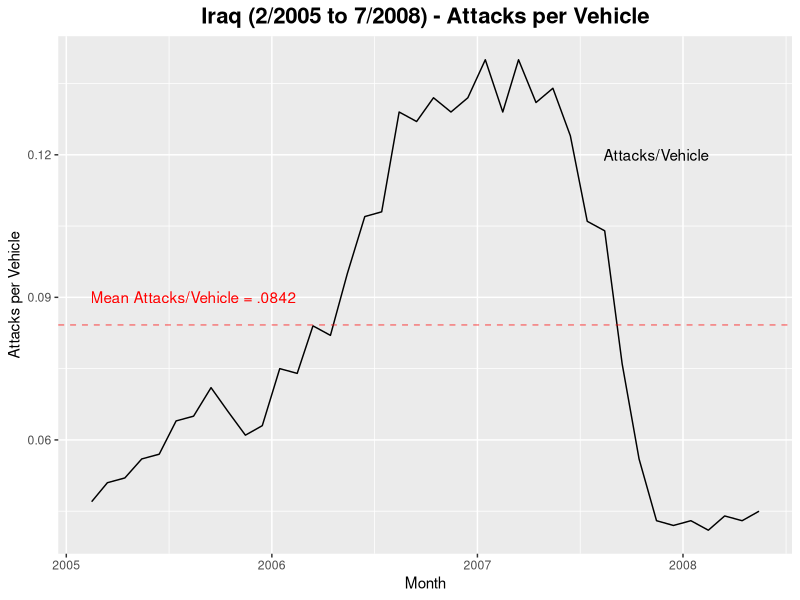
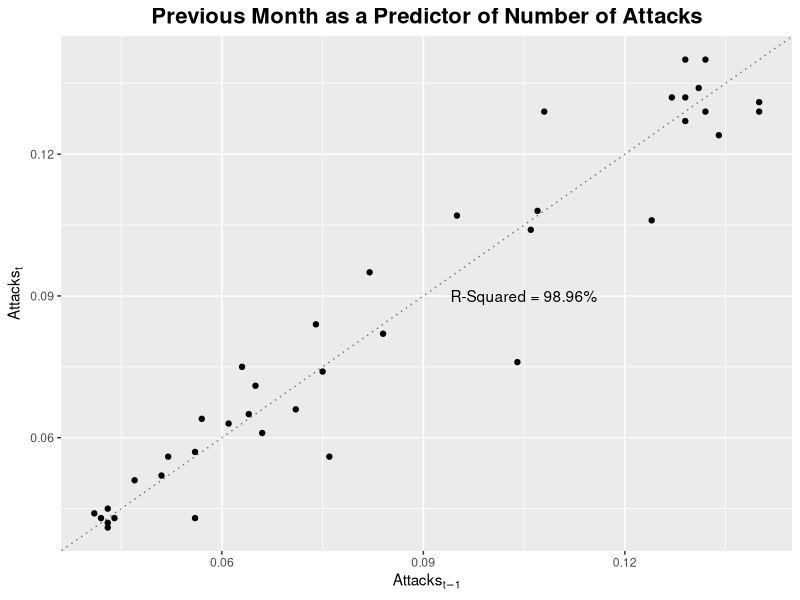

These charts were generated, in order, by the following R code: (Note: this script raises an error after producing the figures.)
library(reshape2)
library(dplyr)
library(ggplot2)
library(data.table)
library(tidyverse)
library(gridExtra)

####  Iraq Historical Data ####
iraq_months            <- c(1:40)                                                   # Number of months of data
iraq_dates             <- seq(as.Date("2005/2/15"), by = "month", length.out = 40)  # Dates Data is collected
iraq_attackspervehicle <- c(0.047,0.051,0.052,0.056,0.057,                          # Attacks per month.  Used # of attacks/# of soldiers/ 4 Vehicles per soldier
                            0.064,0.065,0.071,0.066,0.061,
                            0.063,0.075,0.074,0.084,0.082,
                            0.095,0.107,0.108,0.129,0.127,
                            0.132,0.129,0.132,0.140,0.129,
                            0.140,0.131,0.134,0.124,0.106,
                            0.104,0.076,0.056,0.043,0.042,
                            0.043,0.041,0.044,0.043,0.045)

df_iraqattacks         <- data.frame(iraq_months, as.Date(iraq_dates), iraq_attackspervehicle)  #Merge into data frame

####Calculate mean number of attacks####
iraq_meanattacks <- mean(df_iraqattacks$iraq_attackspervehicle)

####Plot Attacks per Vehicle####
ggplot(df_iraqattacks, aes(x = as.Date(iraq_dates), y = iraq_attackspervehicle)) + 
  geom_line() + 
  geom_hline(yintercept = iraq_meanattacks, color = "red", linetype = 2, alpha = .5) + 
  annotate("text", x = as.Date("2007/11/15"), y = .12, label = "Attacks/Vehicle") + 
  annotate("text", x = as.Date("2005/8/15"), y = .09, label = "Mean Attacks/Vehicle = .0842", color = "red") +
  ggtitle('Iraq (2/2005 to 7/2008) - Attacks per Vehicle') + 
  theme(plot.title = element_text(size = 16, face = "bold", hjust = 0.5)) + 
  labs(x = "Month", y = "Attacks per Vehicle", face = "bold") + 
  theme(legend.position="none") + 
  scale_color_grey(end = .5) 


#Predictors
iraq_Xtminus1 <- c(0.047, 0.051, 0.052,0.056,0.057,0.064,0.065,0.071,0.066,0.061,0.063,0.075,0.074,0.084,0.082,0.095,0.107,0.108,0.129,0.127,0.132,0.129,0.132,0.140,0.129,0.140,0.131,0.134,0.124,0.106,0.104,0.076,0.056,0.043,0.042,0.043,0.041,0.044,0.043)
iraq_Xt       <- c(0.051, 0.052,0.056,0.057,0.064,0.065,0.071,0.066,0.061,0.063,0.075,0.074,0.084,0.082,0.095,0.107,0.108,0.129,0.127,0.132,0.129,0.132,0.140,0.129,0.140,0.131,0.134,0.124,0.106,0.104,0.076,0.056,0.043,0.042,0.043,0.041,0.044,0.043,0.045)

#Regression
iraq_reg               <- data.frame(iraq_Xtminus1, iraq_Xt)
iraq_reg$prediction    <- iraq_reg$iraq_Xtminus1 * 1
iraq_reg$residual      <- iraq_reg$iraq_Xt - iraq_reg$pred
iraq_reg$residsq       <- iraq_reg$residual^2
iraq_reg$squares       <- iraq_Xt^2

#Calculate R^2
iraq_sumresidsq        <- sum(iraq_reg$residsq)
iraq_sumsq             <- sum(iraq_reg$squares)
iraq_reg_rsquared      <- 1 - sum(iraq_sumresidsq)/sum(iraq_sumsq)
iraq_reg_rsquared

iraq_meanresid         <- mean(iraq_reg$residual)
iraq_stdevresid        <- sd(iraq_reg$residual)

###Plot of Regression####
ggplot(iraq_reg, aes(x = iraq_Xtminus1, y = iraq_Xt)) + 
  geom_point() + 
  geom_abline(slope = 1, intercept = 0, alpha = .5, linetype = 3, color = 'black') +
  labs(x = expression(Attacks[t-1]), y = expression(Attacks[t]), face = "bold") +
  ggtitle('Previous Month as a Predictor of Number of Attacks')  +
  annotate("text", x = .105, y = .09, label = "R-Squared = 98.96%") + 
  theme(plot.title = element_text(size = 16, face = "bold", hjust = 0.5)) 




####  Simulation ####
simruns  <- function(M, EE, unc, flex, design, armor2designpercentage, armor3designpercentage, delay) {
  
  ####  Simulation Initial Conditions  ####  
  set.seed(100)
  totalrvneeded                  <- M*132*4                            #Total number of unique random variables needed (total lines)
  discountrate                   <- .021                                #discount rate used
  totalruns                      <- M*4                                #Total runs M runs per each armor type (ex. M = 100, 400 total runs or 100 runs for each armor type)
  indexnumber                    <- 1:totalrvneeded                    #Used to index each indivdiual time period
  run                            <- rep(1:totalruns, each = 132)       #Indexes by run 
  month                          <- rep(1:132, M*4)                    #Loops 132months for every run
  armortype                      <- rep(1:4, each = M*132)             #Allocates armor type for each run
  
  ####  Armor Type Initial Conditions   ###
  
  #Initial Costs#
  armor1cost                     <- 4                                #Purchase Cost for Standard Armor
  armor2cost                     <- 4.1                                #Purchase Cost for Passive Armor
  armor3cost                     <- 4.5                                #Purchase Cost for Reactive Armor  
  armor4cost                     <- 5                                  #Purchase Cost for Robust Armor
  
  #Design Costs# 
  armor2designpercentage         <- .25                                                             #Percent Cost of design for Passive Armor  (Hook Cost)
  armor3designpercentage         <- .5                                                             #Percent Cost of design for Reactive Armor (Hook Cost)
  armor2design                   <- design * (armor2cost - armor1cost) * armor2designpercentage    #Design Cost for Passive Armor
  armor3design                   <- design * (armor3cost - armor1cost) * armor3designpercentage    #Design Cost for Reactive Armor
  
  #Armor Percent Improvement Levels#
  armor1improve                  <- 0                                  #Percent improvement over Standard Armor for Standard Armor (ITS THE SAME!)
  armor2improve                  <- .10                                #Percent improvement over Standard Armor for Passive Armor 
  armor3improve                  <- .40                                #Percent improvement over Standard Armor for Reactive Armor 
  armor4improve                  <- .70                                #Percent improvement over Standard Armor for Robust Armor 
  
  #Mission Type Random Variable##
  missiontypeRV                  <- rep(runif(M*4, min = 0, max = 1), each = 132)   #Creates a random variable to determine mission type for each run
  bogdwellRV                     <- rep(runif(M*4, min = 0, max = 6), each = 132)   #Creates a random variable to bog dwell for each run
  
  #Create Initial Data Frame
  df                             <- data.frame(indexnumber, run, month, armortype, missiontypeRV, bogdwellRV)
  
  #### Mission Type Assignments ####
  df$missiontype                 <- ifelse(df$missiontypeRV <= 1/3, 1,                   #Assigns Mission Type of LSCO (1) with probability of 1/3 
                                           ifelse(df$missiontypeRV <= 2/3, 2,            #Assigns Mission Type of CRLCO (2) with probability of 1/3 
                                                  ifelse(df$missiontypeRV <= 1, 3,4)))   #Assigns Mission Type of MEDCL (3) with probability of 1/3 
  
  #### Bogdwell assignments ####
  df$bogdwell                    <- ifelse(df$missiontype == 1 & df$bogdwellRV <= 2, 1,                  #Assigns bogwell conditions based on the mission type and bogdwellrv
                                           ifelse(df$missiontype == 1 & df$bogdwellRV <= 4, 2,
                                                  ifelse(df$missiontype == 1 & df$bogdwellRV <= 6, 3, 
                                                         ifelse(df$missiontype == 2 & df$bogdwellRV <= 3, 3, 4))))
  
  #### Builds BOGDWELL Scenarios ####
  bdmonth                        <- rep(1:132, 4)
  #br                            <- rep(1:4, each = 132)
  bog                            <- c(1,1,1,1,1,1,1,1,1,1,1,1)                                             #Represents 12 months of deloyment
  dwell                          <- c(0,0,0,0,0,0,0,0,0,0,0,0)                                             #Represents 12 months of deloyment   
  bogdwell1                      <- c(dwell, bog,dwell,bog,dwell,bog,dwell,bog,dwell,bog, dwell)           #Represents 1:1 BOG:Dwell Ratio
  bogdwell2                      <- c(dwell, bog,dwell,dwell,bog,dwell,dwell,bog,dwell,dwell, bog)         #Represents 1:2 BOG:Dwell Ratio  
  bogdwell3                      <- c(dwell, bog,dwell,dwell,dwell,bog,dwell,dwell,dwell,bog, dwell)       #Represents 1:3 BOG:Dwell Ratio
  bogdwell4                      <- c(dwell, bog,dwell,dwell,dwell, dwell, bog,dwell,dwell,dwell,dwell)    #Represents 1:4 BOG:Dwell Ratio
  
  #### Deployment assignements per scenario ####
  df$deployed                    <- ifelse(df$bogdwell == 1, bogdwell1[bdmonth],                          #Lookup deployment in a given month based on the scenario selected above
                                           ifelse(df$bogdwell == 2, bogdwell2[bdmonth],
                                                  ifelse(df$bogdwell == 3, bogdwell3[bdmonth],
                                                         ifelse(df$bogdwell == 4, bogdwell4[bdmonth], NA))))
  
  #### Set in initial attack parameters and Base Attack Parameters  ####
  df$baselineattack              <- ifelse(df$missiontype == 1, iraq_meanattacks,                          #Sets the attacks per month in LSCO based on the mean of Iraq Attacks
                                           ifelse(df$missiontype == 2, iraq_meanattacks/2, 0))             #Sets the attacks per month in CRLCO based on the mean/2 of Iraq Attacks
  
  #### Create Uncertainty Attack parameters  ####
  attackrv                       <- runif(4*M*132, 0, 1)                                                             #Creates the RV Vector for attack start point
  df$initialattackrv             <- ifelse(df$month == 1, attackrv[indexnumber], 0)                                  #Assigns initial attack RV at Month = 1
  df$initialmonthlyattack        <- ifelse(df$missiontype == 1, .5*iraq_meanattacks + iraq_meanattacks*df$initialattackrv,     #Creates LSCO initial attack condition between iraq attacks with potential for a 50% increase or decrease to start
                                           ifelse(df$missiontype == 2, iraq_meanattacks*df$initialattackrv, 0))                     #Creates CRLCO initial attack condtion between 0 and iraq mean
  df$attackstart                 <- ifelse(df$month == 1, df$initialmonthlyattack[indexnumber], 0)         #creates monthly start
  df$attackerror                 <- rnorm(totalrvneeded, iraq_meanresid, iraq_stdevresid)                    #Determines monthly random error from Iraq scenario
  df$attacknew                   <- df$attackstart + df$attackerror                                        #Incorporates error into attack variable 
  df                             <- data.table(df)                                                         #reestablishes DF
  df[, monthlyattacks := cumsum(attacknew), by=list(run)]                                                  #creates cumulative attack rate incorporating monthly error
  
  df$monthlyattacks              <- ifelse(df$monthlyattacks <0, 0, df$monthlyattacks)                     #Monthly Attacks cannot go negative
  df$monthlyattacks              <- ifelse(df$missiontype == 3, 0, df$monthlyattacks)                                #If MESCD, then attacks is 0
  #df$monthlyattacks              <- df$monthlyattacks
  
  #### Set Enemy Effectiveness Percentage ####
  df$enemyeffectiveness          <- rep(EE, totalrvneeded)          #Establishes enemy effectiveness
  
  #### Upgrade criteria ####
  
  df$decisionshift               <- ifelse(df$month <= 1, 0, shift(df$monthlyattacks, 0, type = "lag"))    #Shifts decsion to later date (Currently at 0)
  df$upgradecriteria             <- ifelse(df$month <= 12, 0,                                              #Does not allow an upgrade before deployment
                                           ifelse(df$monthlyattacks > 0.00, 1, 0))                         #Upgrade criteria, currently if > 0.
  df$samerun                     <- ifelse(df$run == 1 & df$month == 1, 0,                                 #Ensures calculations on the same run
                                           ifelse(df$run == shift(df$run, 1L, type = "lag"), 1, 0))
  df$decisiondelay               <- shift(df$upgradecriteria, delay, type = "lag")                         #Delay built into system (Part of function)
  df$upgrade                     <- ifelse(df$month <= 12, 0, df$decisiondelay * df$samerun * flex)        #Decision to upgrade based
  df[, upgraded := cumsum(upgrade), by=list(run)]                                                          #Determines if upgrade has been performed (if>=1)
  df$upgraded                    <- df$upgraded
  df$call                        <- ifelse(df$upgraded == 1 & shift(df$upgraded, 1L, type = "lag") == 1, 0,#Calls option (Only 1 per run) 
                                           ifelse(df$upgraded == 1, 1, 0))
  
  ####  Set Armor Effectiveness Percentage Based on Vehicle ####
  df$armoreffectiveness          <- ifelse(df$armortype == 1, armor1improve,                                   #Defines armor effectiveness level based on scenario
                                           ifelse(flex == 0 & df$armortype == 2, armor2improve, 
                                                  ifelse(flex == 0 & df$armortype == 3, armor3improve, 
                                                         ifelse(df$armortype == 4, armor4improve, 
                                                                ifelse(flex == 1 & df$armortype == 2 & df$upgraded < 1, armor1improve, 
                                                                       ifelse(flex == 1 & df$armortype == 2 & df$upgraded >= 1, armor2improve, 
                                                                              ifelse(flex == 1 & df$armortype == 3 & df$upgraded < 1, armor1improve, 
                                                                                     ifelse(flex == 1 & df$armortype == 3 & df$upgraded >= 1, armor3improve, NA))))))))
  
  ####  Create Armor Effectiveness Multiplier ####
  df$armoreffectivenessmultiplier<- 1-df$armoreffectiveness
  
  ####  Set probability of loss  ####
  df$lossprobability             <- (1 - unc)*df$deployed * df$baselineattack * df$enemyeffectiveness * df$armoreffectivenessmultiplier + unc * df$deployed * df$monthlyattacks * df$enemyeffectiveness * df$armoreffectivenessmultiplier
  
  ####  Determine Loss  ####
  df$randloss                    <- rep(runif(indexnumber, min = 0, max = 1))         #create string of RVs for each index to determine loss         
  df$Loss                        <- ifelse(df$lossprobability>df$randloss, 1, 0)                   #if probability of loss is > randloss, then vehicles is lost
  
  #### Determine Costs ####
  df$purchasecost                <- ifelse(df$armortype == 1 & month == 1, armor1cost, 
                                           ifelse(df$armortype == 2 & month == 1, armor2cost - flex * (armor2cost - armor1cost) + design * armor2design, 
                                                  ifelse(df$armortype == 3 & month == 1, armor3cost - flex * (armor3cost - armor1cost) + design *armor3design, 
                                                         ifelse(df$armortype == 4 & month == 1, armor4cost, 0))))
  df$replacementcost             <- ifelse(df$armortype == 1, armor1cost*df$Loss, 
                                           ifelse(df$armortype == 2, armor2cost*df$Loss, 
                                                  ifelse(df$armortype == 3, armor3cost*df$Loss, 
                                                         ifelse(df$armortype == 4, armor4cost*df$Loss, 0))))
  df$callcost                    <- df$call * ifelse(df$armortype == 2, armor2cost - armor1cost - design * armor2design, 
                                                     ifelse(df$armortype == 3, armor3cost - armor1cost - design * armor3design, 0))
  df$presentcost                 <- df$purchasecost + df$replacementcost/(1+discountrate/12)^month + df$callcost/(1+discountrate/12)^month
  
  #### Outputs ####
  runsummary   <- df %>%
    select(armortype, run, presentcost) %>%
    group_by(armortype, run) %>%
    summarise(NPC = sum(presentcost))
  
  armorsummary <- runsummary %>%
    select(armortype, NPC) %>%
    group_by(armortype)   %>%
    summarise(ENPC = mean(NPC))
  
  out <- armorsummary
  
  return(out)
}

####Set Intial Condtiosn for Simulation####
eff <- .25
M   <- 10000

####Run Simulation for 6 Scenarios######
#function(M, EE, unc, flex, design, delay)

baseruns                           <- simruns(M, eff, 0, 0, 0, 0, 0, 0)
uncertaintyruns                    <- simruns(M, eff, 1, 0, 0, 0, 0, 0)
flexibleruns                       <- simruns(M, eff, 1, 1, 1, .25, 5, 0)
delay6                             <- simruns(M, eff, 1, 1, 1, .25, 5, 6)
delay12                            <- simruns(M, eff, 1, 1, 1, .25, 5, 12)

#Label with Scenario Name
baseruns$scenario                  <- "Base"
uncertaintyruns$scenario           <- "Uncertainty"
flexibleruns$scenario              <- "Flexibility"
delay6$scenario                    <- "6 Month Delay"
delay12$scenario                   <- "12 Month Delay"

#Merge results into single dataframe
results                            <- as.data.frame(rbind(baseruns, uncertaintyruns, flexibleruns, delay6, delay12))

#Reorder scenarios###
results$scenario                   <- factor(results$scenario, levels = c("Base", "Uncertainty", "Flexibility", "Flex with Design", "6 Month Delay","12 Month Delay"))

#Set total number of vehicles and develop total ENPC
totalvehicles                      <- 1000
results$ENPC                       <- results$ENPC * totalvehicles


  #Standardize y-axis for graphs
  ylim1 <- 5500
  ylim2 <- 5800
  
  #Plot Base vs. Uncertainty
  Base_v_Uncertainty <- 
    ggplot(subset(results, (scenario == "Base" | scenario == "Uncertainty")), aes(x = scenario, y = ENPC, group = as.factor(armortype), color = as.factor(armortype), label = armortype, linetype = as.factor(armortype))) + 
    geom_line(aes(color = as.factor(armortype)), size = 1) + 
    geom_text(data = subset(results, scenario == "Uncertainty"), aes(color = as.factor(armortype), label = c("Standard", "", "Reactive", "Robust")),position = position_nudge(x = 0.15)) +
    geom_text(data = subset(results, scenario == "Base"), aes(color = as.factor(armortype), label = c("", "Passive", "", "")),position = position_nudge(x = -0.15)) +
    ggtitle('Base vs. Uncertainty') + 
    theme(plot.title = element_text(size = 16, face = "bold", hjust = 0.5)) + 
    labs(x = "Scenario", y = "Expected Net Present Cost ($M)", face = "bold") + 
    theme(legend.position="none") + 
    scale_color_grey(end = .5) #+
  #ylim(ylim1, ylim2)
  
  Base_v_Uncertainty
  
  #Uncertainty vs. Flexibility
  
  Uncertainty_v_Flexibility <-
    ggplot(subset(results, (scenario == "Uncertainty" | scenario == "Flexibility")), aes(x = scenario, y = ENPC, group = as.factor(armortype), color = as.factor(armortype), label = armortype, linetype = as.factor(armortype))) + 
    geom_line(aes(color = as.factor(armortype)), size = 1) + 
    geom_text(data = subset(results, scenario == "Flexibility"), aes(color = as.factor(armortype), label = c("Standard", "Passive", "Reactive", "Robust")),position = position_nudge(x = 0.15)) +
    geom_text(data = subset(results, scenario == "Uncertainty"), aes(color = as.factor(armortype), label = c("", "", "", "")),position = position_nudge(x = -0.15)) +
    ggtitle('Uncertainty vs. Flexibility') + 
    theme(plot.title = element_text(size = 16, face = "bold", hjust = 0.5)) + 
    labs(x = "Scenario", y = "Expected Net Present Cost ($M)", face = "bold") + 
    theme(legend.position="none") + 
    scale_color_grey(end = .5) #+
  #ylim(ylim1, ylim2)
  
  Uncertainty_v_Flexibility
  
  #Plot the Impact of Delays
  
  ImpactOfDelays <- 
    ggplot(subset(results, (scenario == "Flexibility" | scenario == "6 Month Delay"| scenario == "12 Month Delay" )), aes(x = scenario, y = ENPC, group = as.factor(armortype), color = as.factor(armortype), label = as.factor(armortype))) + 
    geom_line(aes(color = as.factor(armortype), linetype = as.factor(armortype)), size = 1) + 
    geom_text(data = subset(results, scenario == "12 Month Delay"), aes(color = as.factor(armortype), label = c("Standard", "Passive", "Reactive", "Robust")),position = position_nudge(x = 0.25)) + 
    ggtitle('Impact of Delays') + 
    theme(plot.title = element_text(size = 16, face = "bold", hjust = 0.5)) + 
    labs(x = "Scenario", y = "Expected Net Present Cost ($M)", face = "bold") + 
    theme(legend.position="none") + 
    scale_color_grey(end = .5) #+
  #ylim(ylim1, ylim2)
  
  ImpactOfDelays
  
  #Plot all togther 
  grid.arrange(Base_v_Uncertainty, Uncertainty_v_Flexibility, ImpactOfDelays, ncol = 3)
  
  
